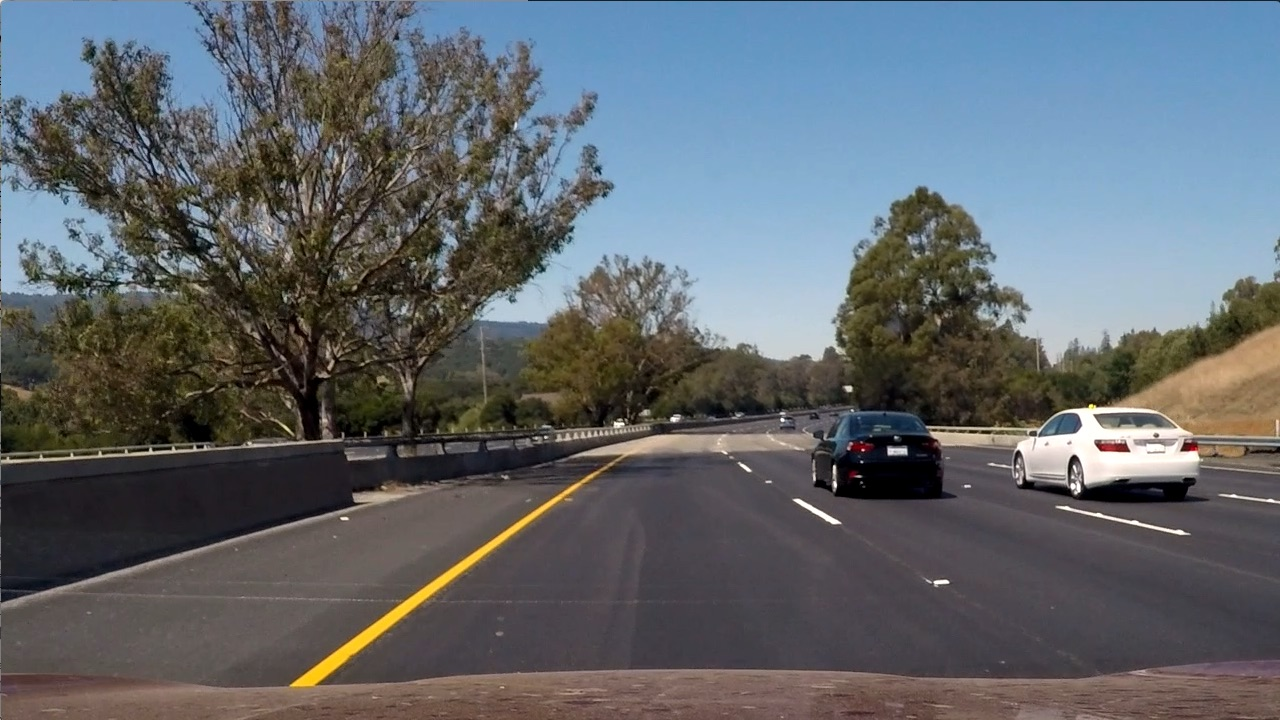
#> input picture sdc_eng/color_spaces/test6.jpg, 1280 x 720 px
$ python hls_thresh.py
#> lines starting #> are read from the running program, lines starting #| are printed output that depends on the picture
import numpy as np
import cv2
import matplotlib.pyplot as plt
import matplotlib.image as mpimg

image = mpimg.imread("test6.jpg")
#> image is the input picture: shape (720, 1280, 3); mean R, G, B 97, 102.6, 107.9

thresh = (180, 255)
gray = cv2.cvtColor(image, cv2.COLOR_RGB2GRAY)
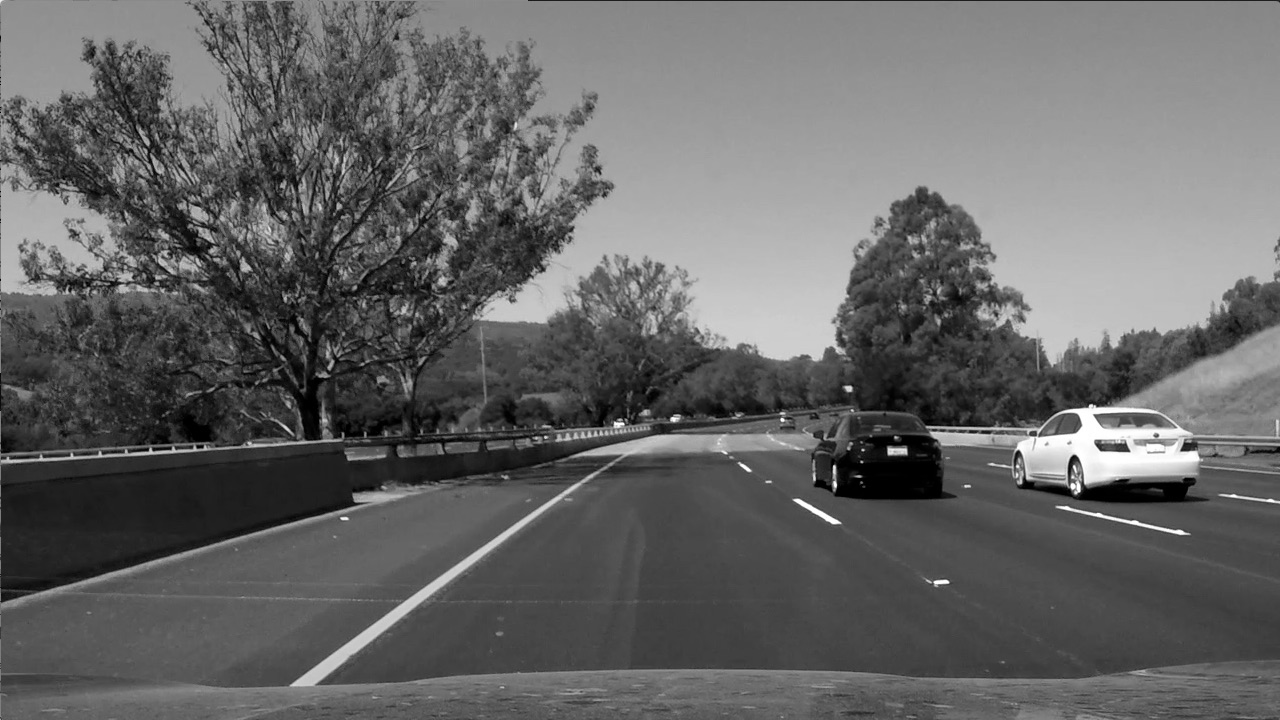
#> gray: shape (720, 1280); min 0, max 255, mean 101.5

#binary = np.zeros_like(gray)
#binary[(gray >= thresh[0]) & (gray <= thresh[1])] = 1

# R = image[:, :, 0]
# binary = np.zeros_like(R)
# binary[(R >= thresh[0]) & (R <= thresh[1])] = 1

hls = cv2.cvtColor(image, cv2.COLOR_RGB2HLS)
#> hls: shape (720, 1280, 3); mean of channels 0, 1, 2 76.7, 102.2, 57.5
S = hls[:, :, 2]
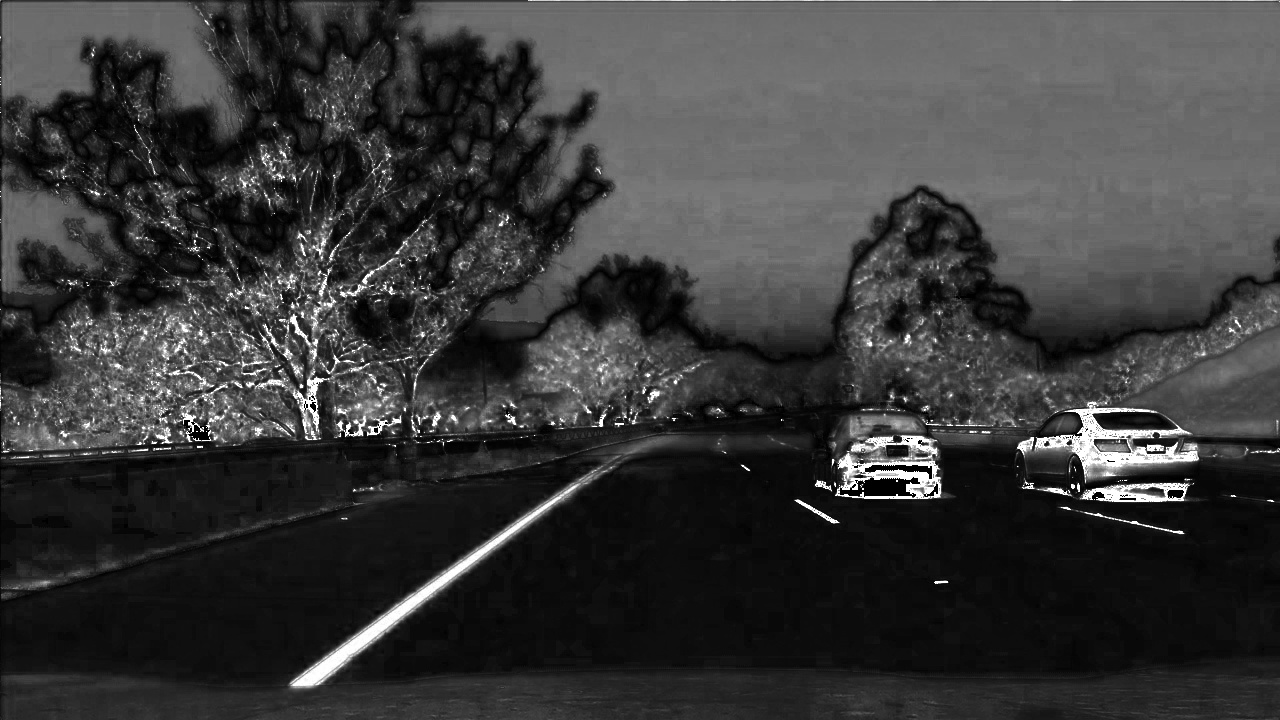
#> S: shape (720, 1280); min 0, max 255, mean 57.5

thresh_s = (90, 150)

binary = np.zeros_like(S)
binary[(S > thresh[0]) & (S <= thresh[1])] = 1


fig, (ax1, ax2) = plt.subplots(1, 2, figsize = (16, 9))

ax1.imshow(image)
ax1.set_title("Original image")

ax2.imshow(binary, cmap = "gray")
ax2.set_title("HLS thresholded")

plt.subplots_adjust(left = 0., right = 1, top = 0.9, bottom = 0.1)

plt.show()
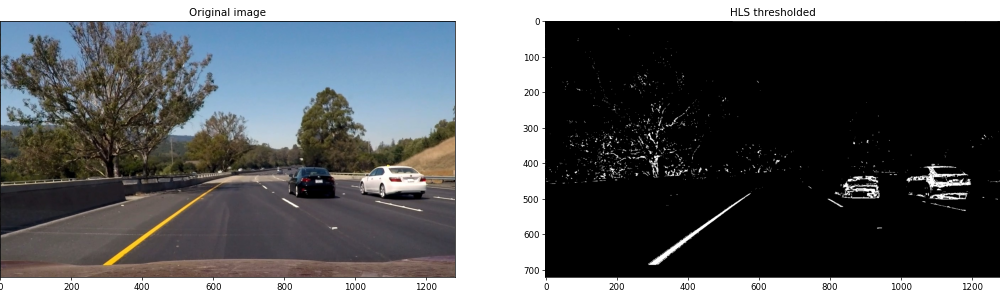
#> figure drawn by matplotlib, 2 panels

$ run again, with sdc_eng/color_spaces/bridge_shadow.jpg copied over sdc_eng/color_spaces/test6.jpg
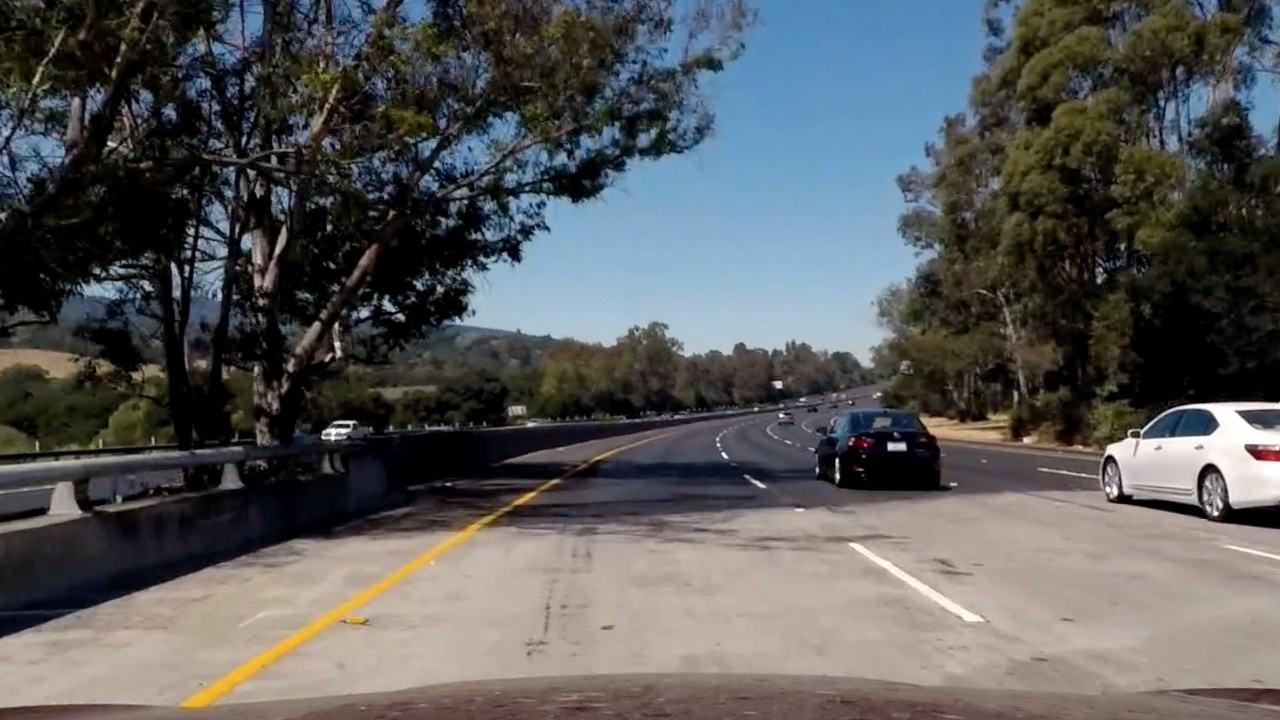
#> input picture sdc_eng/color_spaces/bridge_shadow.jpg, 1280 x 720 px
#> image is the input picture: shape (720, 1280, 3); mean R, G, B 89.7, 90.6, 90.8
#> hls: shape (720, 1280, 3); mean of channels 0, 1, 2 55.3, 90.3, 67
#> `S = hls[:, :, 2]`:
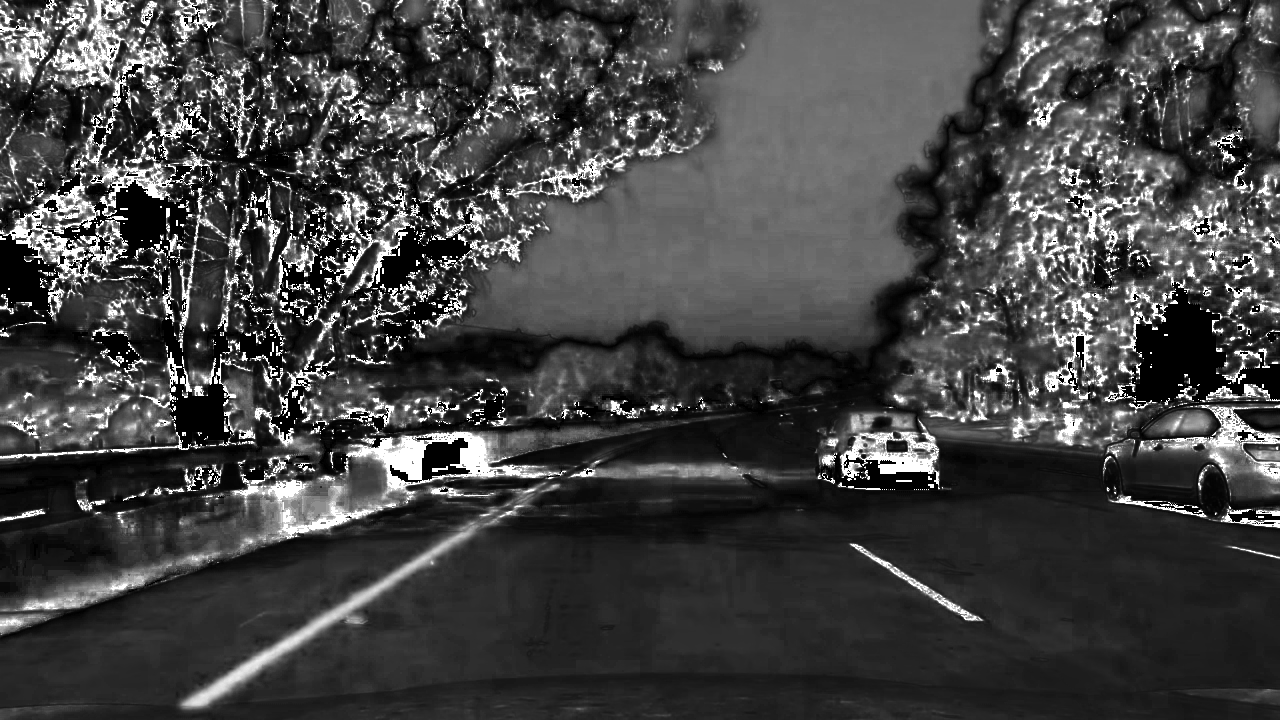
#> S: shape (720, 1280); min 0, max 255, mean 67
#> `plt.show()`:
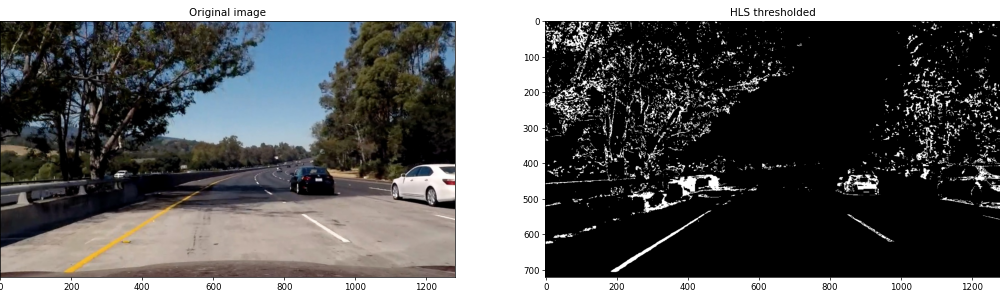
#> figure drawn by matplotlib, 2 panels

$ run again, with sdc_eng/color_spaces/signs_vehicles_xygrad.png saved as sdc_eng/color_spaces/test6.jpg
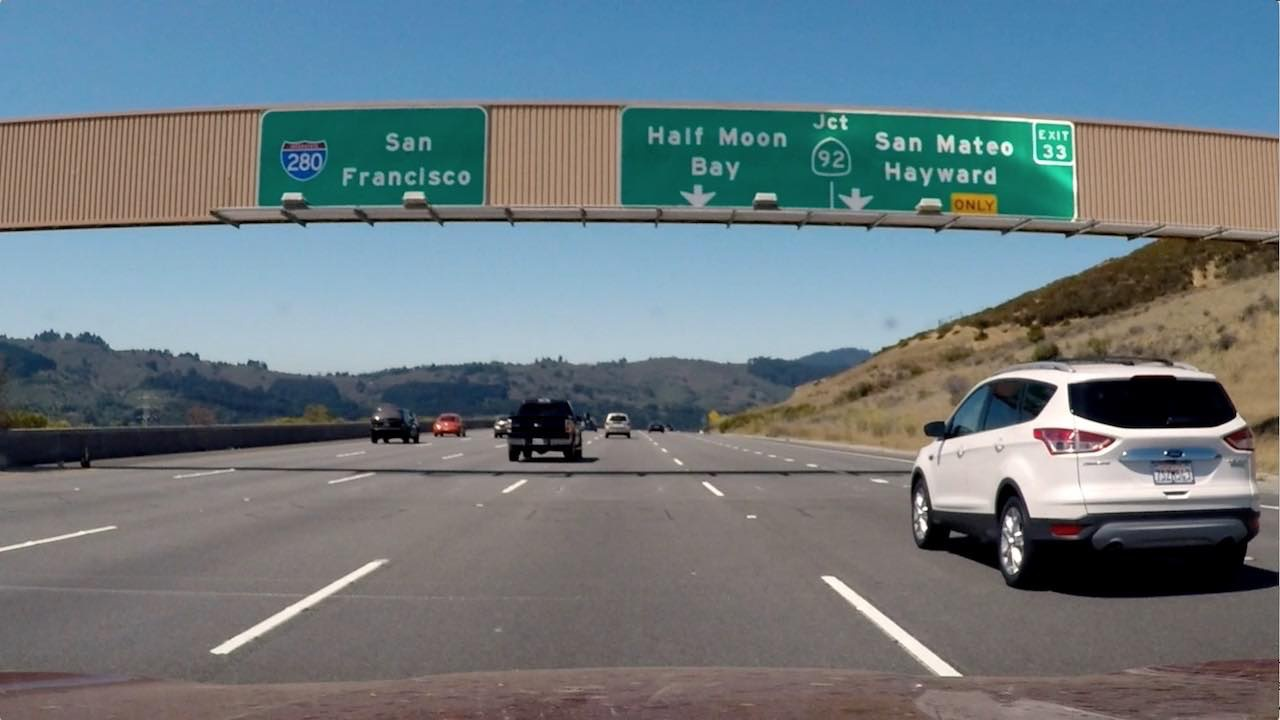
#> input picture sdc_eng/color_spaces/signs_vehicles_xygrad.png, 1280 x 720 px
#> image is the input picture: shape (720, 1280, 3); mean R, G, B 109.2, 121.6, 127.4
#> hls: shape (720, 1280, 3); mean of channels 0, 1, 2 60.6, 118.8, 64.4
#> `S = hls[:, :, 2]`:
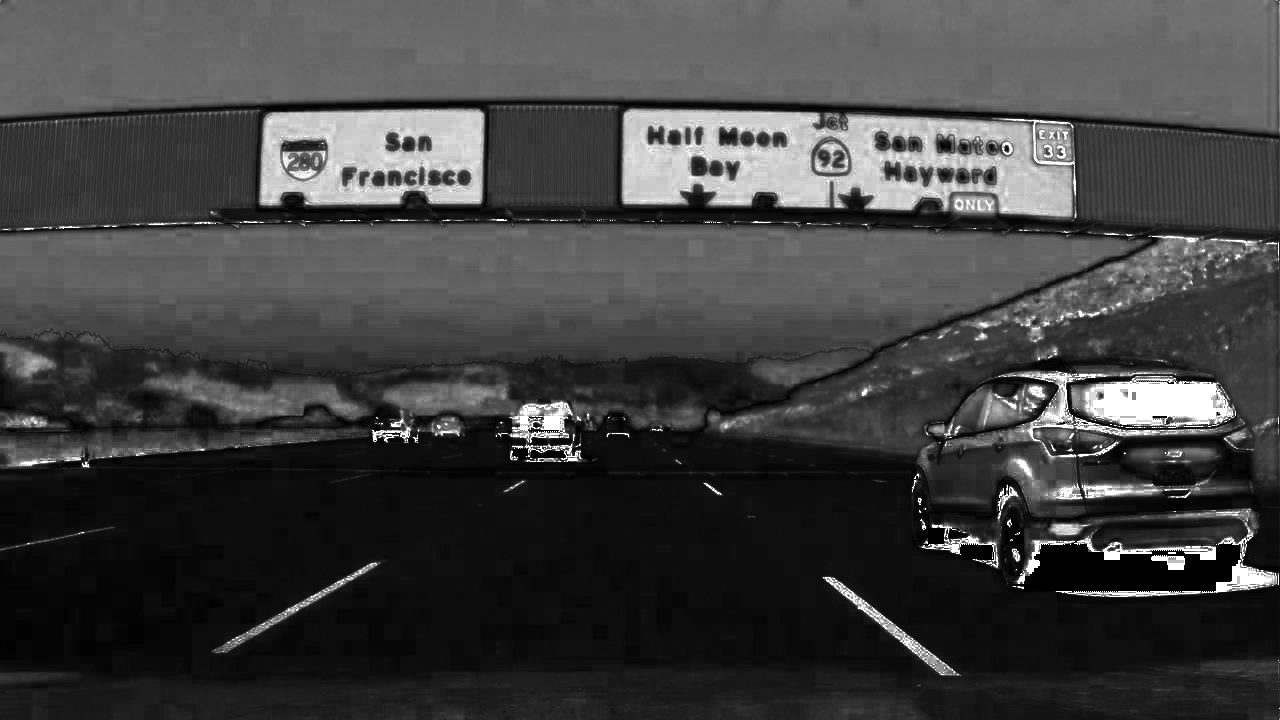
#> S: shape (720, 1280); min 0, max 255, mean 64.4
#> `plt.show()`:
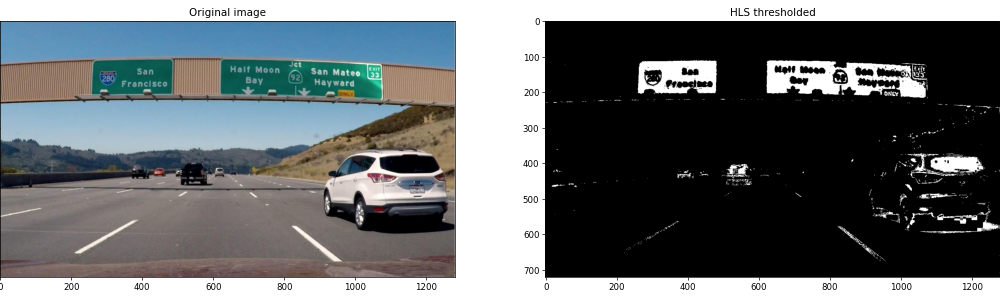
#> figure drawn by matplotlib, 2 panels
